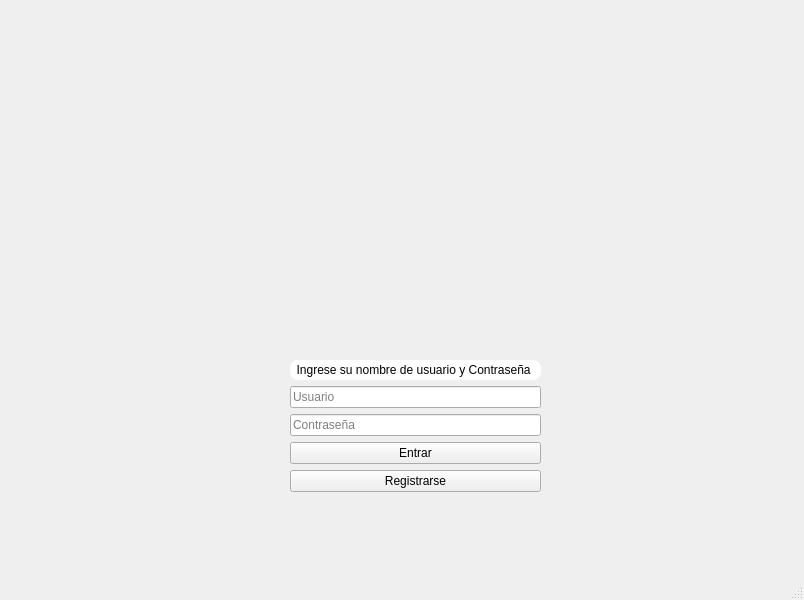
<?xml version="1.0" encoding="UTF-8"?>
<ui version="4.0">
 <class>AvatarsVSRooks</class>
 <widget class="QMainWindow" name="AvatarsVSRooks">
  <property name="enabled">
   <bool>true</bool>
  </property>
  <property name="geometry">
   <rect>
    <x>0</x>
    <y>0</y>
    <width>804</width>
    <height>600</height>
   </rect>
  </property>
  <property name="acceptDrops">
   <bool>true</bool>
  </property>
  <property name="windowTitle">
   <string>MainWindow</string>
  </property>
  <widget class="QWidget" name="centralwidget">
   <widget class="QWidget" name="verticalLayoutWidget">
    <property name="geometry">
     <rect>
      <x>290</x>
      <y>360</y>
      <width>251</width>
      <height>132</height>
     </rect>
    </property>
    <layout class="QVBoxLayout" name="verticalLayout">
     <item>
      <widget class="QLabel" name="Informacin">
       <property name="enabled">
        <bool>true</bool>
       </property>
       <property name="cursor">
        <cursorShape>ArrowCursor</cursorShape>
       </property>
       <property name="mouseTracking">
        <bool>false</bool>
       </property>
       <property name="styleSheet">
        <string notr="true">background-color: #FFFFFF;     /* gris oscuro */
color: black;                  /* color del texto */
border-radius: 8px; </string>
       </property>
       <property name="text">
        <string>  Ingrese su nombre de usuario y Contraseña </string>
       </property>
       <property name="scaledContents">
        <bool>false</bool>
       </property>
      </widget>
     </item>
     <item>
      <widget class="QLineEdit" name="txtUsuario">
       <property name="autoFillBackground">
        <bool>false</bool>
       </property>
       <property name="inputMask">
        <string/>
       </property>
       <property name="text">
        <string/>
       </property>
       <property name="dragEnabled">
        <bool>false</bool>
       </property>
       <property name="placeholderText">
        <string>Usuario</string>
       </property>
      </widget>
     </item>
     <item>
      <widget class="QLineEdit" name="txtPassword">
       <property name="text">
        <string/>
       </property>
       <property name="frame">
        <bool>true</bool>
       </property>
       <property name="echoMode">
        <enum>QLineEdit::EchoMode::Password</enum>
       </property>
       <property name="placeholderText">
        <string>Contraseña</string>
       </property>
      </widget>
     </item>
     <item>
      <widget class="QPushButton" name="btnEntrar">
       <property name="text">
        <string>Entrar</string>
       </property>
      </widget>
     </item>
     <item>
      <widget class="QPushButton" name="btn_registrarse">
       <property name="text">
        <string>Registrarse</string>
       </property>
      </widget>
     </item>
    </layout>
   </widget>
   <widget class="QLabel" name="fondo">
    <property name="geometry">
     <rect>
      <x>-2</x>
      <y>-5</y>
      <width>811</width>
      <height>551</height>
     </rect>
    </property>
    <property name="text">
     <string/>
    </property>
    <property name="pixmap">
     <pixmap>../images/fondo.jpg</pixmap>
    </property>
    <property name="scaledContents">
     <bool>true</bool>
    </property>
   </widget>
   <zorder>fondo</zorder>
   <zorder>verticalLayoutWidget</zorder>
  </widget>
  <widget class="QStatusBar" name="statusbar"/>
  <widget class="QMenuBar" name="menubar">
   <property name="geometry">
    <rect>
     <x>0</x>
     <y>0</y>
     <width>804</width>
     <height>33</height>
    </rect>
   </property>
  </widget>
 </widget>
 <resources/>
 <connections/>
</ui>
